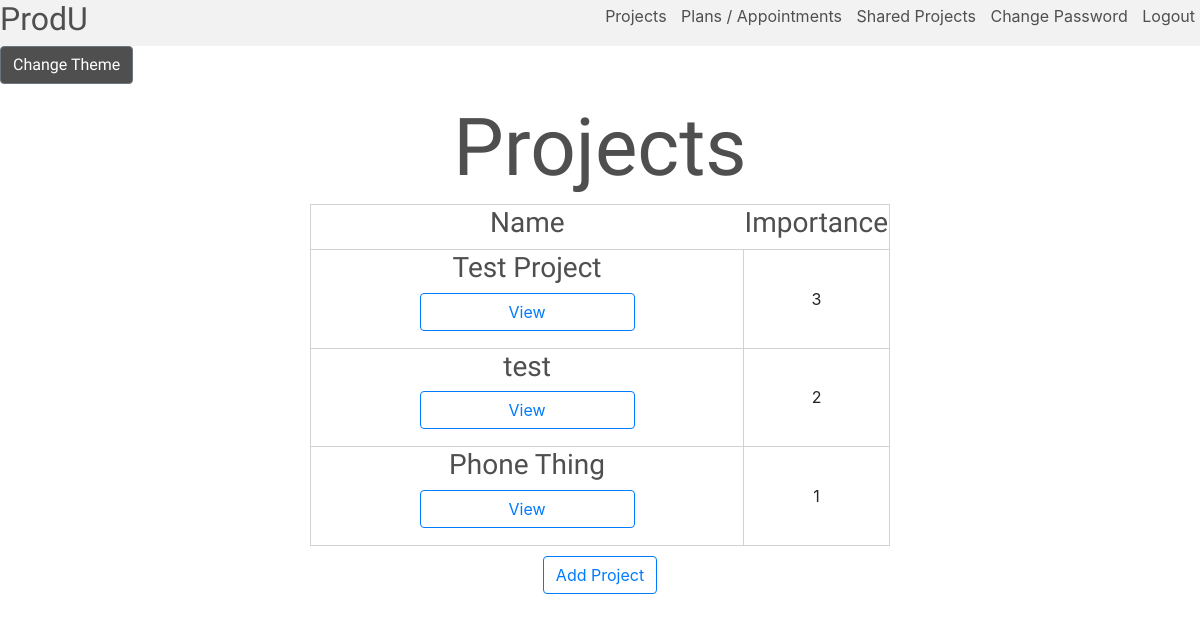
The page /projects (signed in) on the database as committed earlier.
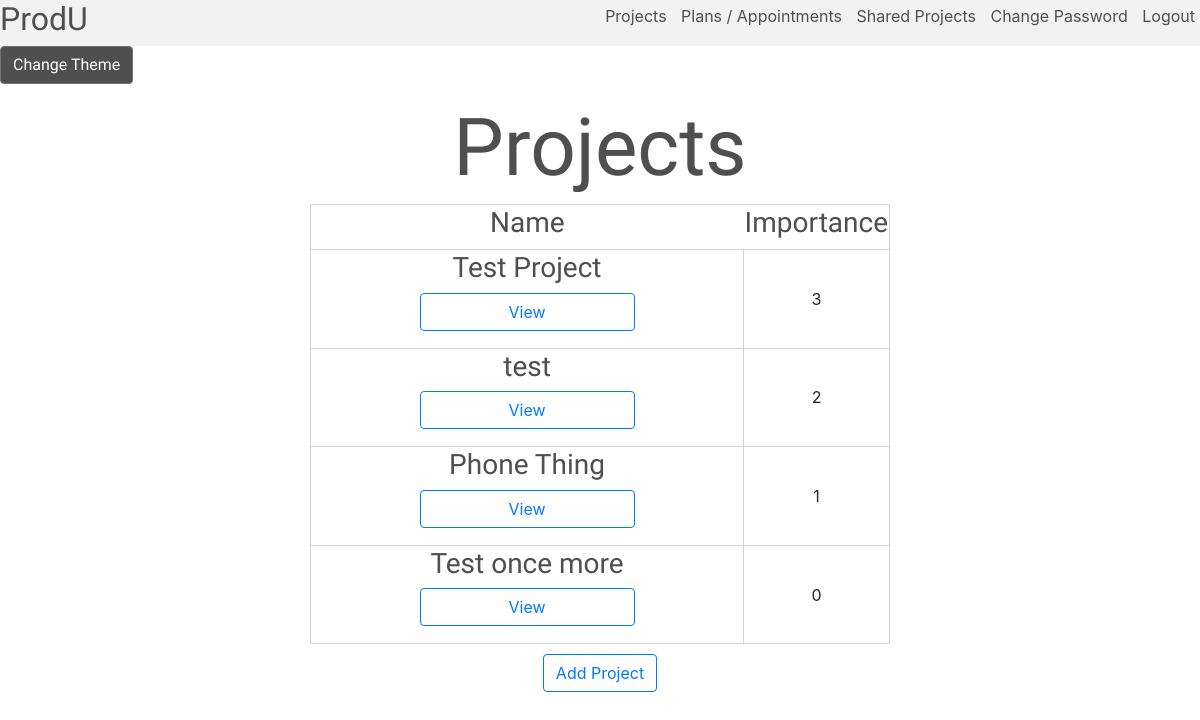
The same page on the database as committed later.
### tables this page shows
CREATE TABLE projects (
id INTEGER PRIMARY KEY,
user_id INTEGER NOT NULL,
visible_ids TEXT,
name TEXT NOT NULL,
importance INTEGER NOT NULL,
FOREIGN KEY (user_id) REFERENCES users(id)
);

### app.py (the view, shortened to what this page needs)
@app.route("/projects", methods = ["GET", "POST"])
@login_required
def projects():
    session["commentopen"] = None
    if request.method == "GET":
        projects = db.execute("SELECT * FROM projects WHERE user_id = :user_id ORDER BY importance DESC", user_id = session["user_id"])
        print(projects)
        return render_template("projects.html", projects = projects)

### app.py (called while the page is built)
def login_required(f):
    @wraps(f)
    def decorated_function(*args, **kwargs):
        if session.get("user_id") is None:
            return redirect("/login")
        return f(*args, **kwargs)
    return decorated_function

### templates/projects.html (shortened to what this page needs)
{% extends "layout.html" %}
{% block body %}
    <h1>Projects</h1>
    <div id = "disp">
        <table style="text-align: center !important">
            <th><h3>Name</h3></th>
            <th><h3>Importance</h3></th>
            {% for project in projects %}
                <tr>
                    <td style="width: 80%;">
                        <h3>{{project["name"]}}</h3>
                        <form action="/viewproject", method = "post">
                            <button type="submit" class="btn btn-outline-primary" value = {{ project["id"] }} style = "width: 50%;">View</button>
                        </form>
                    </td>
                    <td> {{ project["importance"] }} </td>
                </tr>
            {% endfor %}
        </table>
    </div>
    <button type="button" class="btn btn-outline-primary formelem" id = "addplan" style = "margin-top: 10px;">Add Project</button>
{% endblock %}

Rows that differ between the two databases and show on the page:
added projects: name "Test once more", {{ project["id"] }} 8 (drawn), importance "0"
